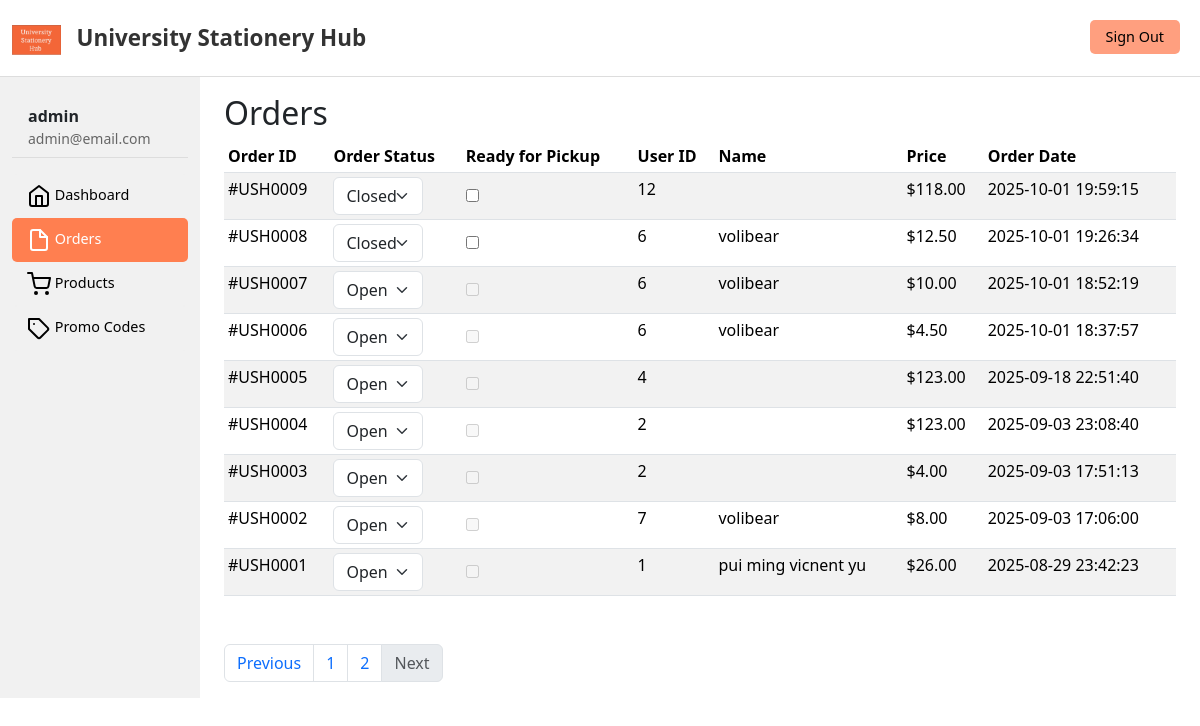
The page /admin/index.php?page_no=2 (signed in) on the database its author committed.
### tables this page shows
CREATE TABLE `orders` (
  `order_id` int(11) NOT NULL,
  `order_cost` decimal(6,2) NOT NULL,
  `order_status` varchar(20) NOT NULL DEFAULT 'on_hold',
  `user_id` int(11) NOT NULL,
  `user_phone` varchar(255) NOT NULL,
  `user_city` varchar(255) NOT NULL,
  `user_address` varchar(255) NOT NULL,
  `pickup_name` varchar(255) NOT NULL,
  `order_date` datetime NOT NULL DEFAULT current_timestamp()
);

CREATE TABLE `users` (
  `user_id` int(11) NOT NULL,
  `user_name` varchar(100) NOT NULL,
  `user_email` varchar(100) NOT NULL,
  `user_password` varchar(100) NOT NULL,
  `reset_token_hash` varchar(64) DEFAULT NULL,
  `reset_token_expires_at` datetime DEFAULT NULL,
  `verification_token` varchar(255) DEFAULT NULL,
  `is_verified` tinyint(1) NOT NULL DEFAULT 0,
  `created_at` timestamp NOT NULL DEFAULT current_timestamp()
);

### admin/index.php (the view, shortened to what this page needs)
<?php include('header.php'); ?>
<?php
if (isset($_GET['page_no']) && $_GET['page_no'] != "") {
  $page_no = $_GET['page_no'];
} else {
  $page_no = 1;
}
$stmt1 = $conn->prepare("SELECT COUNT(*) AS total_records FROM orders");
$stmt1->execute();
$stmt1->bind_result($total_records);
$total_records_per_page = 10;
$offset = ($page_no - 1) * $total_records_per_page;
$total_no_of_pages = ceil($total_records / $total_records_per_page);
$stmt2 = $conn->prepare("SELECT o.*, u.user_name FROM orders o LEFT JOIN users u ON o.user_id = u.user_id ORDER BY o.order_date DESC LIMIT $offset, $total_records_per_page");
$stmt2->execute();
$orders = $stmt2->get_result();
?>
<div class="container-fluid">
  <div class="row">
    <?php include('sidemenu.php'); ?>
    <main class="col-md-9 ms-sm-auto col-lg-10 px-md-4">
      <br>
      <h2>Orders</h2>
      <div class="table-responsive">
        <table class="table table-striped table-sm">
          <thead>
            <tr>
              <th scope="col">Order ID</th>
              <th scope="col">Order Status</th>
              <th scope="col">Ready for Pickup</th>
              <th scope="col">User ID</th>
              <th scope="col">Name</th>
              <th scope="col">Price</th>
              <th scope="col">Order Date</th>
            </tr>
          </thead>
          <tbody>
            <?php foreach ($orders as $order) { ?>
              <tr>
                <td><?php echo '#USH' . str_pad($order['order_id'], 4, '0', STR_PAD_LEFT); ?></td>
                <td>
                  <select class="form-select order-status-dropdown" data-order-id="<?php echo $order['order_id']; ?>">
                    <option value="Open" <?php if ($order['order_status'] === 'Open') echo 'selected'; ?>>Open</option>
                    <option value="Closed" <?php if ($order['order_status'] === 'Closed') echo 'selected'; ?>>Closed</option>
                  </select>
                </td>
                <td style="text-align:left;vertical-align:middle;">
                  <input type="checkbox" class="ready-checkbox" data-order-id="<?php echo $order['order_id']; ?>" <?php if (!empty($order['ready_for_pickup'])) echo 'checked'; ?> <?php if (strtolower($order['order_status']) !== 'closed') echo 'disabled'; ?> />
                </td>
                <td><?php echo $order['user_id']; ?></td>
                <td><?php echo htmlspecialchars($order['user_name'] ?? ''); ?></td>
                <td>$<?php echo number_format($order['order_cost'], 2); ?></td>
                <td><?php echo $order['order_date']; ?></td>
              </tr>
            <?php } ?>
          </tbody>
        </table>
        <nav aria-label="Page navigation example" class="mx-auto">
          <ul class="pagination mt-5 mx-auto">
            <li class="page-item <?php if ($page_no <= 1)
              echo 'disabled'; ?>">
              <a class="page-link" href="<?php if ($page_no <= 1) {
                echo '#';
              } else {
                echo "?page_no=" . ($page_no - 1);
              } ?>">Previous</a>
            </li>
            <li class="page-item"><a class="page-link" href="?page_no=1">1</a></li>
            <li class="page-item"><a class="page-link" href="?page_no=2">2</a></li>
            <li class="page-item <?php if ($page_no >= $total_no_of_pages)
              echo 'disabled'; ?>">
              <a class="page-link" href="<?php if ($page_no >= $total_no_of_pages) {
                echo '#';
              } else {
                echo "?page_no=" . ($page_no + 1);
              } ?>">Next</a>
            </li>
          </ul>
        </nav>
      </div>
    </main>
  </div>
</div>

### admin/header.php (style rules this page uses)
body { margin-top: 70px; }

### admin/index.php (style rules this page uses)
.order-status-dropdown { width: fit-content !important; min-width: 90px; display: inline-block; padding-right: 24px; }

### rows shown on the page
orders: order_id "0009", order_status+order_id "Closed", user "12", order_cost "118.00", order_date "2025-10-01 19:59:15"
orders: order_id "0008", order_status+order_id "Closed", user "6", user.user_name "volibear", order_cost "12.50", order_date "2025-10-01 19:26:34"
orders: order_id "0007", order_id "Open", user "6", user.user_name "volibear", order_cost "10.00", order_date "2025-10-01 18:52:19"
orders: order_id "0006", order_id "Open", user "6", user.user_name "volibear", order_cost "4.50", order_date "2025-10-01 18:37:57"
orders: order_id "0005", order_id "Open", user "4", order_cost "123.00", order_date "2025-09-18 22:51:40"
orders: order_id "0004", order_id "Open", user "2", order_cost "123.00", order_date "2025-09-03 23:08:40"
orders: order_id "0003", order_id "Open", user "2", order_cost "4.00", order_date "2025-09-03 17:51:13"
orders: order_id "0002", order_id "Open", user "7", user.user_name "volibear", order_cost "8.00", order_date "2025-09-03 17:06:00"
orders: order_id "0001", order_id "Open", user "1", user.user_name "pui ming vicnent yu", order_cost "26.00", order_date "2025-08-29 23:42:23"

### other values the page prints
$_SESSION['admin_name'] "admin"
$_SESSION['admin_email'] "admin@email.com"
